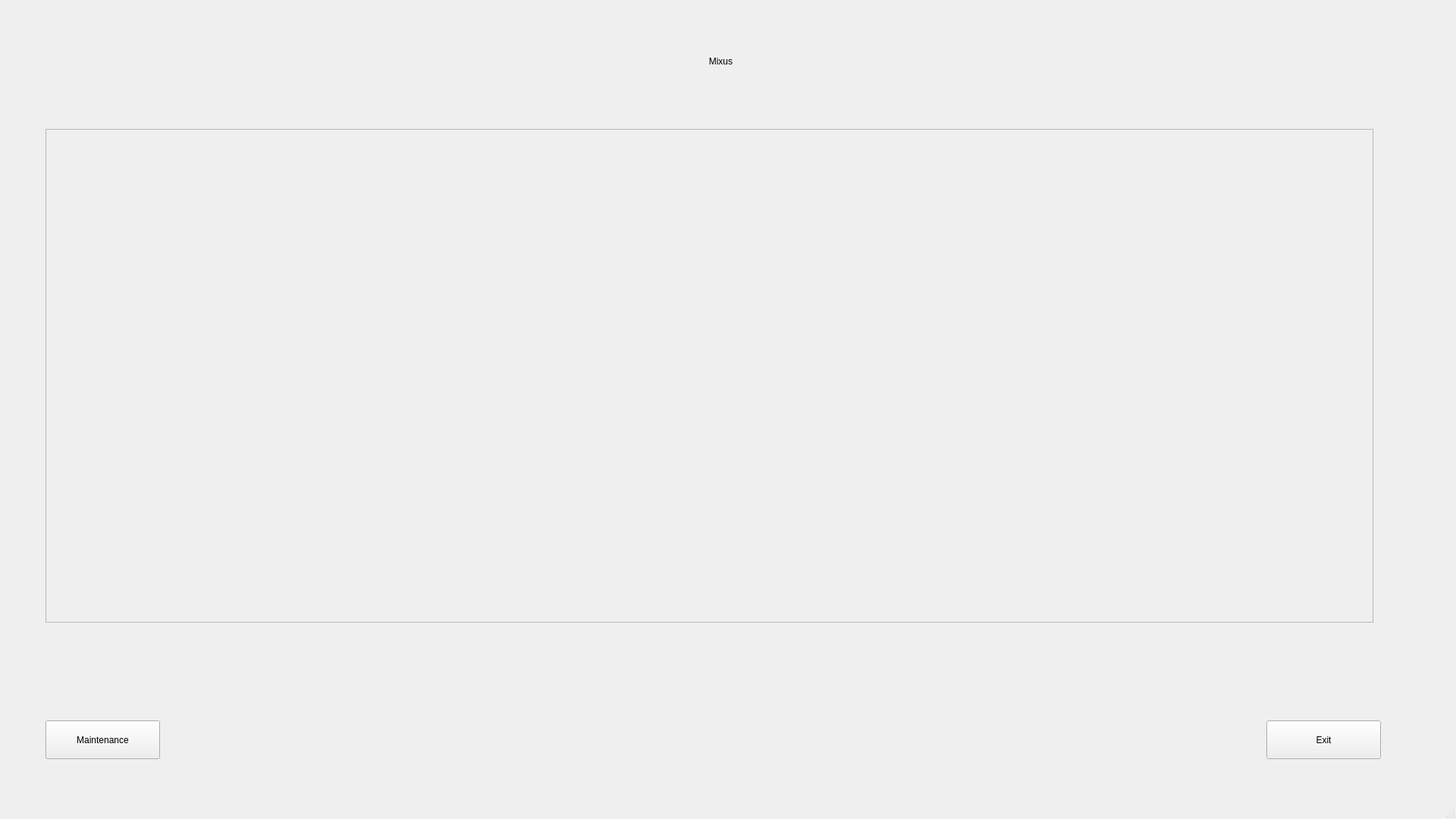
<?xml version="1.0" encoding="UTF-8"?>
<ui version="4.0">
 <class>MainWindow</class>
 <widget class="QMainWindow" name="MainWindow">
  <property name="geometry">
   <rect>
    <x>0</x>
    <y>0</y>
    <width>1920</width>
    <height>1080</height>
   </rect>
  </property>
  <property name="windowTitle">
   <string>MainWindow</string>
  </property>
  <widget class="QWidget" name="centralwidget">
   <widget class="QLabel" name="label_MainTitle">
    <property name="geometry">
     <rect>
      <x>570</x>
      <y>20</y>
      <width>761</width>
      <height>121</height>
     </rect>
    </property>
    <property name="text">
     <string>Mixus</string>
    </property>
    <property name="alignment">
     <set>Qt::AlignCenter</set>
    </property>
   </widget>
   <widget class="QPushButton" name="pushButton_exit">
    <property name="geometry">
     <rect>
      <x>1670</x>
      <y>950</y>
      <width>151</width>
      <height>51</height>
     </rect>
    </property>
    <property name="text">
     <string>Exit</string>
    </property>
   </widget>
   <widget class="QPushButton" name="pushButton_maintenance">
    <property name="geometry">
     <rect>
      <x>60</x>
      <y>950</y>
      <width>151</width>
      <height>51</height>
     </rect>
    </property>
    <property name="text">
     <string>Maintenance</string>
    </property>
   </widget>
   <widget class="QScrollArea" name="scrollArea_drinklist">
    <property name="geometry">
     <rect>
      <x>60</x>
      <y>170</y>
      <width>1751</width>
      <height>651</height>
     </rect>
    </property>
    <property name="mouseTracking">
     <bool>true</bool>
    </property>
    <property name="widgetResizable">
     <bool>true</bool>
    </property>
    <widget class="QWidget" name="scrollAreaWidgetContents">
     <property name="geometry">
      <rect>
       <x>0</x>
       <y>0</y>
       <width>1749</width>
       <height>649</height>
      </rect>
     </property>
    </widget>
   </widget>
  </widget>
  <widget class="QMenuBar" name="menubar">
   <property name="geometry">
    <rect>
     <x>0</x>
     <y>0</y>
     <width>1920</width>
     <height>21</height>
    </rect>
   </property>
  </widget>
  <widget class="QStatusBar" name="statusbar"/>
 </widget>
 <resources>
  <include location="ressources.qrc"/>
 </resources>
 <connections/>
</ui>
